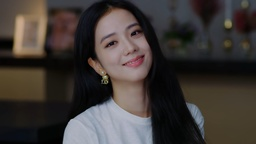
#> input picture test_images/mountain-scenery-backgrround-huawei-mate-hd-wallpaper-uhdpaper.com-250@0@f.jpg, 256 x 144 px, shrunk from 1920 x 1080 before the run
$ python 'rc6_image_encrypt&decrypt.py'
#> lines starting #> are read from the running program, lines starting #| are printed output that depends on the picture
### algorithm.py
"""
Algorithm:

 - Key generation:
    S [0] = P32
    for i = 1 to 2r + 3 do
    {
        S [i] = S [i - 1] + Q32
    }
    A = B = i = j = 0
    v = 3 X max{c, 2r + 4}
    for s = 1 to v do
    {
        A = S [i] = (S [i] + A + B) <<< 3
        B = L [j] = (L [j] + A + B) <<< (A + B)
        i = (i + 1) mod (2r + 4)
        j = (j + 1) mod c
    }

 - Encryption:
    B = B + S[0]
    D = D + S[1]
    for i = 1 to r do
    {
        t = (B * (2B + 1)) <<< lg w
        u = (D * (2D + 1)) <<< lg w
        A = ((A ^ t) <<< u) + S[2i]
        C = ((C ^ u) <<< t) + S[2i + 1]
        (A, B, C, D)  =  (B, C, D, A)
    }
    A = A + S[2r + 2]
    C = C + S[2r + 3]

 - Decryption:
    C = C - S[2r + 3]
    A = A - S[2r + 2]

    for i = r downto 1 do
    {
        (A, B, C, D) = (D, A, B, C)
        u = (D * (2D + 1)) <<< lg w
        t = (B * (2B + 1)) <<< lg w
        C = ((C - S[2i + 1]) >>> t) ^ u
        A = ((A - S[2i]) >>> u) ^ t
    }
    D = D - S[1]
    B = B - S[0]
"""

from typing import Tuple, List, Union
from functools import partial

basetwo = partial(int, base=2)
unblock = partial(int.to_bytes, length=4, byteorder="little")


class RC6Encryption:

    """
    This class implements the RC6 encryption.

    Rounds possible values: {12, 16, 20}
    """

    P32 = 0xB7E15163 # Odd((e-2)2^32)
    Q32 = 0x9E3779B9 # Odd((θ-2)2^32)

    def __init__(
        self, key: bytes, rounds: int = 20, w_bit: int = 32, lgw: int = 5
    ):
        self.key_bytes = key
        self.rounds = rounds
        self.w_bit = w_bit
        self.lgw = lgw

        self.round2_2 = rounds * 2 + 2 # 42
        self.round2_3 = self.round2_2 + 1 # 43
        self.round2_4 = self.round2_3 + 1 # 44

        self.modulo = 2**w_bit # 2^32

        (
            self.key_binary_blocks,
            self.key_integer_reverse_blocks,
        ) = self.get_blocks(key)
        self.key_blocks_number = len(self.key_binary_blocks)

        self.rc6_key = [self.P32] # init with p32

        # self.key_generation()

    @staticmethod
    def get_blocks(data: bytes) -> Tuple[List[str], List[int]]:
        """
        This function returns blocks (binary strings and integers) from data.
        """

        binary_blocks = []
        integer_blocks = []
        block = ""

        for i, char in enumerate(data):
            if i and not i % 4:
                binary_blocks.append(block)
                integer_blocks.append(basetwo(block))
                block = ""
            block = f"{char:0>8b}{block}"

        binary_blocks.append(block)
        integer_blocks.append(basetwo(block))

        return binary_blocks, integer_blocks

    @staticmethod
    def blocks_to_data(blocks: List[int]) -> bytes:
        """
        This function returns data from blocks (binary strings).
        """

        data = b""

        for block in blocks:
            data += unblock(block)

        return data

    def right_rotation(self, x: int, n: int) -> int:
        """
        This function perform a right rotation.
        """

        mask = (2**n) - 1
        mask_bits = x & mask
        return (x >> n) | (mask_bits << (self.w_bit - n))

    def left_rotation(self, x: int, n: int) -> int:
        """
        This function perform a left rotation (based on right rotation).
        """

        return self.right_rotation(x, self.w_bit - n)

    def key_generation(self) -> List[int]:
        """
        This function generate the key.
        """

        for i in range(0, self.round2_3):
            self.rc6_key.append((self.rc6_key[i] + self.Q32) % self.modulo)


        a = b = i = j = 0
        v = 3 * (
            self.key_blocks_number
            if self.key_blocks_number > self.round2_4
            else self.round2_4
        )

        for i_ in range(v):
            a = self.rc6_key[i] = self.left_rotation(
                (self.rc6_key[i] + a + b) % self.modulo, 3
            )
            b = self.key_integer_reverse_blocks[j] = self.left_rotation(
                (self.key_integer_reverse_blocks[j] + a + b) % self.modulo,
                (a + b) % 32,
            )
            i = (i + 1) % (self.round2_4)
            j = (j + 1) % self.key_blocks_number

        return self.rc6_key

    def encrypt(
        self, data: Union[bytes, Tuple[int, int, int, int]]
    ) -> List[int]:
        """
        This functions performs RC6 encryption on only one block.

        This function returns a list of 4 integers.
        """

        if isinstance(data, bytes):
            _, data = self.get_blocks(data)
        a, b, c, d = data

        b = (b + self.rc6_key[0]) % self.modulo
        d = (d + self.rc6_key[1]) % self.modulo

        for i in range(1, self.rounds + 1):
            t = self.left_rotation(b * (2 * b + 1) % self.modulo, self.lgw)
            u = self.left_rotation(d * (2 * d + 1) % self.modulo, self.lgw)
            tmod = t % self.w_bit
            umod = u % self.w_bit
            a = (
                self.left_rotation(a ^ t, umod) + self.rc6_key[2 * i]
            ) % self.modulo
            c = (
                self.left_rotation(c ^ u, tmod) + self.rc6_key[2 * i + 1]
            ) % self.modulo
            a, b, c, d = b, c, d, a

        a = (a + self.rc6_key[self.round2_2]) % self.modulo
        c = (c + self.rc6_key[self.round2_3]) % self.modulo

        return [a, b, c, d]

    # [35 lines left out: function decrypt, not called in this run]

### rc6_image_encrypt&decrypt.py
from PIL import Image
import numpy as np
from algorithm import RC6Encryption
from hashlib import sha256
import math
import climage

input_key = b'1234567891011'
key = sha256(input_key).digest()
rc6 = RC6Encryption(key)

print("\n")
print("#"*20,"Key Expend...","#"*20)

print(
"""
RC6 Key Expension Algorithm:

    S [0] = P32
    for i = 1 to 2r + 3 do
    {
        S [i] = S [i - 1] + Q32
    }
    A = B = i = j = 0
    v = 3 X max{c, 2r + 4}
    for s = 1 to v do
    {
        A = S [i] = (S [i] + A + B) <<< 3
        B = L [j] = (L [j] + A + B) <<< (A + B)
        i = (i + 1) mod (2r + 4)
        j = (j + 1) mod c
    }

"""
)

print("P: ", hex(rc6.P32), f"({rc6.P32})")
print("Q: ", hex(rc6.Q32), f"({rc6.Q32})")

print("w_bit: ", rc6.w_bit)
print("Modulo: ", rc6.modulo, f"(2^{int(math.log2(rc6.modulo))})")
print("lgw: ", rc6.lgw)

print("Rounds(r) : ", rc6.rounds)
print("Round 2r+2: ", rc6.round2_2)
print("Round 2r+3: ", rc6.round2_3)
print("Round 2r+4: ", rc6.round2_4)


print("user input key: ", input_key)
print("hash key: ", key)
print("Key Blocks", [(hex(i)) for i in rc6.key_integer_reverse_blocks])
print("Key Block size: ", rc6.key_blocks_number)

print("init Expended key (S): ", rc6.rc6_key)

print("Expending key...")

rc6.key_generation()


print("Expended key (S): ",  rc6.rc6_key)
print("Expended key (S) block size: ", len(rc6.rc6_key), end="\n\n")


print("#"*20 + "#"*15 + "#"*20,end="\n\n")


def load_image(path):
    # read image file as bytes string
    with open(path, 'rb') as file:
        image_bytes = file.read()

    img = Image.open(path)
#> img is the input picture: PIL image 256x144 RGB; mean R, G, B 64.1, 57.9, 54.6

    print("Image size: ", len(image_bytes), " bytes")

    # padding need to fill 16bytes block
    padding_size = (16-len(image_bytes)%16)
    print("Padding need for 16bytes block: ", padding_size, "bytes")

    # add padding to image's bytes
    image_bytes += b'\x00' * padding_size

    return image_bytes, img.size


def encryptImage(path):

    print("\n")
    print("#"*20,"Encrypt Image","#"*20,end="\n\n")


    print(
    """
RC6 Encryption Algorithm:
    B = B + S[0]
    D = D + S[1]
    for i = 1 to r do
    {
        t = (B * (2B + 1)) <<< lg w
        u = (D * (2D + 1)) <<< lg w
        A = ((A ^ t) <<< u) + S[2i]
        C = ((C ^ u) <<< t) + S[2i + 1]
        (A, B, C, D)  =  (B, C, D, A)
    }
    A = A + S[2r + 2]
    C = C + S[2r + 3]

    """
    )

    # load image as raw bytes
    image_bytes, image_size = load_image(path)
#> image_size = (256, 144)

    print("Resolution: ", image_size)
#| Resolution:  (256, 144)

    # init
    encrypted_bytes = b''


    zero_need_to_fill = len(str(len(image_bytes)))
#> zero_need_to_fill = 5


    print("\n", "*"*14, "encrypting...", "*"*14, end="\n\n")

    # Iterate through the image bytes in chunks of 16 bytes
    for i in range(0, len(image_bytes), 16):
        # Extract a block of 16 by207808tes from the image data
        block = image_bytes[i:i+16]

        # Encrypt the 16-byte block using RC6 encryption algorithm
        encrypted_block = rc6.blocks_to_data(rc6.encrypt(block))

        # Append the encrypted block to the encrypted bytes result
        encrypted_bytes += encrypted_block


        if not (i%10000):
            print(f"({str(i).zfill(zero_need_to_fill)}) block: ", block, rc6.get_blocks(block)[1] )
            print(f"({str(i).zfill(zero_need_to_fill)}) block: ", encrypted_block, rc6.get_blocks(encrypted_block)[1], "(encrypted)")
            print("...")

    print("\n", "*"*14, "completely encrypted!", "*"*14, end="\n\n")
    print("Encrypted bytes: ", len(encrypted_bytes), "bytes")
#| Encrypted bytes:  10448 bytes

    # calcuate encrypted image width based on encrypted bytes size
    width = math.floor(math.sqrt(len(encrypted_bytes)))

    # padding need to fill (width * height).
    padding_size = (width - (len(encrypted_bytes)%width))

    # padding_size = (width * height) - len(encrypted_bytes)

    print("Padding need for reshaping image: ", padding_size , "bytes")
#| Padding need for reshaping image:  58 bytes
    # add padding
    encrypted_bytes += b'\x00'* padding_size
    # calcuate encrypted image height based on width
    height = int(len(encrypted_bytes)/width)
    print("Calculated encrypted image width: ", width)
#| Calculated encrypted image width:  102
    print("Calculated encrypted image height: ", height)
#| Calculated encrypted image height:  103

    # transform bytes to vector
    encrypted_data = np.frombuffer(encrypted_bytes, dtype=np.uint8)
    # reshape matrix (520 x height)
    encrypted_data = encrypted_data.reshape((width, height))

    # save encrypted image
    image = Image.fromarray(encrypted_data)
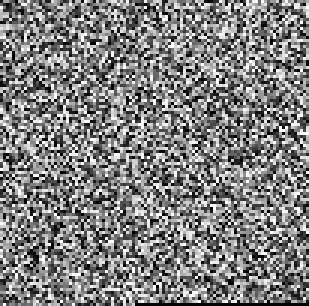
#> image: PIL image 103x102 L (shown 3 times larger); min 0, max 255, mean 127.5
    image.save('encrypted_img.png')


    print("\n")
    print(climage.convert('encrypted_img.png', width=50, is_unicode=True))
#> (this line was passed over: climage is not available in this run)
    print("\n")
    print("saved encrypted image!")
    print("\n")
    print("#"*20 + "#"*15 + "#"*20,end="\n\n")


# [72 lines left out: function decryptImage, not called in this run]


encryptImage('test_images/mountain-scenery-backgrround-huawei-mate-hd-wallpaper-uhdpaper.com-250@0@f.jpg')
# decryptImage('encrypted_img.png')

$ run again, with test_images/jisoo-1200X750-wallpaper-yyiqibb8o8a6ljdc.jpg copied over test_images/mountain-scenery-backgrround-huawei-mate-hd-wallpaper-uhdpaper.com-250@0@f.jpg
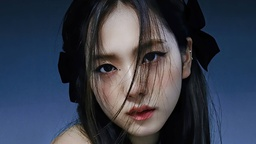
#> input picture test_images/jisoo-1200X750-wallpaper-yyiqibb8o8a6ljdc.jpg, 256 x 144 px, shrunk from 1920 x 1080 before the run
#> in load_image, img is the input picture: PIL image 256x144 RGB; mean R, G, B 56.4, 62.1, 76.5
#| Resolution:  (256, 144)
#| Encrypted bytes:  12560 bytes
#| Padding need for reshaping image:  96 bytes
#| Calculated encrypted image width:  112
#| Calculated encrypted image height:  113
#> in encryptImage, `image = Image.fromarray(encrypted_data)`:
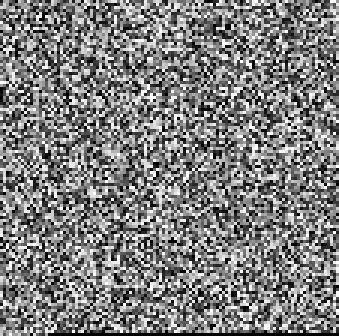
#> image: PIL image 113x112 L (shown 3 times larger); min 0, max 255, mean 126
